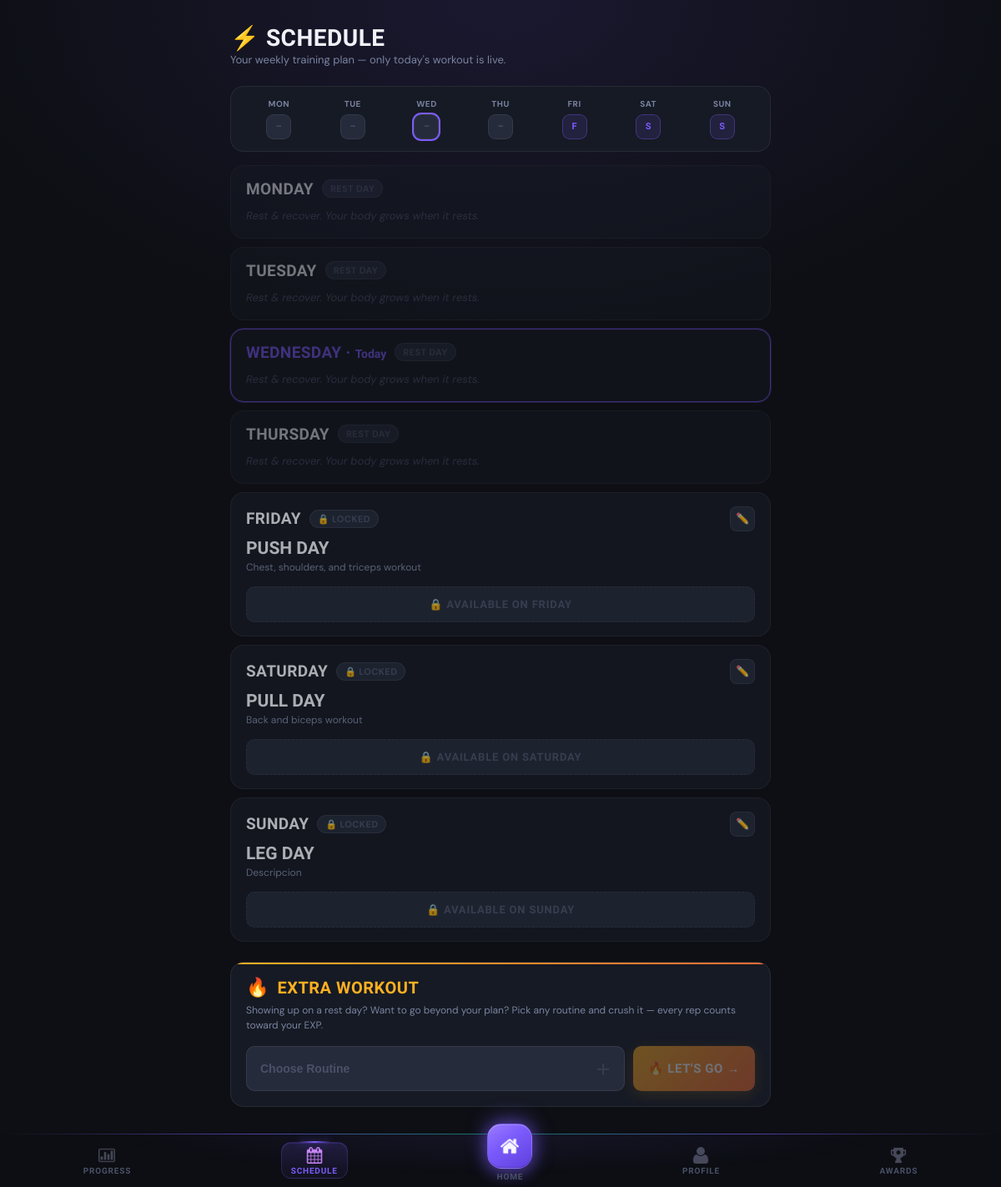
Page /schedule (signed in) on the committed database.
### tables this page shows
CREATE TABLE routines (
                routine_id INTEGER PRIMARY KEY AUTOINCREMENT,
                routine_name TEXT NOT NULL,
                description TEXT,
                created_by TEXT,
                created_date DATETIME DEFAULT CURRENT_TIMESTAMP,
                is_active BOOLEAN DEFAULT 1
            , difficulty_level TEXT CHECK(difficulty_level IN ('beginner','intermediate','advanced')) DEFAULT 'beginner', routine_type TEXT DEFAULT 'Full Body', `primary_muscle` TEXT, `main_class` TEXT);

### main.py (the view)
@app.route('/schedule')
@login_required
def schedule():
    client_id = session['client_id']
    client = Client.get_by_id(client_id)
    weekly_schedule = client.get_weekly_schedule()
    availability = client.get_availability()
    all_days = ['Monday', 'Tuesday', 'Wednesday', 'Thursday', 'Friday', 'Saturday', 'Sunday']
    today_name = date.today().strftime('%A')
    today      = date.today().strftime('%Y-%m-%d')
    session_ctrl = WorkoutSessionController()
    for day, routine_info in weekly_schedule.items():
        routine_id  = routine_info['routine_id']
        session_data = session_ctrl._get_session(client_id, routine_id, today)
        routine_info['status'] = session_data['status'] if session_data else 'not_started'
    db = DatabaseManager()
    all_routines = db.execute_query(
        "SELECT routine_id, routine_name, description FROM routines WHERE is_active=1 ORDER BY routine_name"
    )
    return render_template(
        'schedule.html',
        schedule=weekly_schedule,
        all_days=all_days,
        availability=availability,
        today_name=today_name,
        all_routines=all_routines,
    )

### controllers/workout_session_controller.py (called while the page is built)
    def _get_session(self, client_id, routine_id, workout_date):
        query = '''
            SELECT * FROM workout_sessions
            WHERE client_id=? AND routine_id=? AND workout_date=?
        '''
        result = self.db.execute_query(query, (client_id, routine_id, workout_date))
        return dict(result[0]) if result else None

### database/db_manager.py (called while the page is built)
    def connect(self):
        self.conn = sqlite3.connect(self.db_name)
        self.conn.row_factory = sqlite3.Row  # Access columns by name
        self.cursor = self.conn.cursor()

    def disconnect(self):
        if self.conn:
            self.conn.close()

    def execute_query(self, query, params=None):
        self.connect()
        if params:
            self.cursor.execute(query, params)
        else:
            self.cursor.execute(query)
        results = self.cursor.fetchall()
        self.disconnect()
        return results

### main.py (called while the page is built)
def login_required(f):
    @wraps(f)
    def decorated_function(*args, **kwargs):
        if 'client_id' not in session:
            return redirect(url_for('login'))
        return f(*args, **kwargs)
    return decorated_function

### models/client.py (called while the page is built)
    def get_availability(self):
        db = DatabaseManager()
        query = '''
            SELECT day_of_week FROM client_availability
            WHERE client_id=? AND is_available=1
        '''
        results = db.execute_query(query, (self.client_id,))
        return [row['day_of_week'] for row in results]

    def get_weekly_schedule(self):
        db = DatabaseManager()
        query = '''
            SELECT ra.day_of_week, r.routine_id, r.routine_name, r.description
            FROM routine_assignments ra
            JOIN routines r ON ra.routine_id = r.routine_id
            WHERE ra.client_id=? AND ra.is_active=1
        '''
        results = db.execute_query(query, (self.client_id,))
        return {row['day_of_week']: dict(row) for row in results}

### templates/schedule.html (shortened to what this page needs)
{% extends "base.html" %}
{% block content %}
{% set today_name = today_name | default('') %}
{% set day_shorts = {'Monday':'MON','Tuesday':'TUE','Wednesday':'WED','Thursday':'THU','Friday':'FRI','Saturday':'SAT','Sunday':'SUN'} %}
{% set day_order  = ['Monday','Tuesday','Wednesday','Thursday','Friday','Saturday','Sunday'] %}
{% set today_idx = namespace(value=-1) %}
{% for d in day_order %}{% if d == today_name %}{% set today_idx.value = loop.index0 %}{% endif %}{% endfor %}
<div class="page-header">
    <h1>⚡ Schedule</h1>
    <p>Your weekly training plan — only today's workout is live.</p>
</div>
<div class="week-strip">
    {% for day in all_days %}
    {% set short = day_shorts[day] %}
    <div class="week-day-chip">
        <span class="week-day-lbl">{{ short }}</span>
        {% if day in schedule %}
            {% set st = schedule[day].status if 'status' in schedule[day] else 'not_started' %}
            <div class="week-day-dot has-routine {% if st=='completed' %}is-done{% endif %} {% if day==today_name %}is-today{% endif %}">
                {% if st=='completed' %}✓{% else %}{{ short[0] }}{% endif %}
            </div>
        {% else %}
            <div class="week-day-dot {% if day==today_name %}is-today{% endif %}">–</div>
        {% endif %}
    </div>
    {% endfor %}
</div>
{% for day in all_days %}
{% set is_today  = (day == today_name) %}
{% set loop_idx  = loop.index0 %}
{% set is_past   = (today_idx.value > -1 and loop_idx < today_idx.value) %}
{% set is_future = (today_idx.value > -1 and loop_idx > today_idx.value) %}
{% set is_rest   = (day not in schedule and day not in availability) %}
<div class="day-card
    {% if is_today %}is-today{% elif is_past %}is-past{% elif is_future %}is-future{% endif %}
    {% if is_rest %}rest-only{% endif %}">
    <div class="day-header">
        <div class="day-header-left">
            <div class="day-name {% if is_today %}today-label{% endif %}">
                {{ day }}{% if is_today %} · <span style="font-size:14px;font-weight:700;letter-spacing:0;text-transform:none;">Today</span>{% endif %}
            </div>
            {% if day in schedule %}
                {% set st = schedule[day].status if 'status' in schedule[day] else 'not_started' %}
                {% if is_today %}
                    {% if st=='completed'   %}<span class="day-badge badge-done">✓ Done</span>
                    {% elif st=='in_progress' %}<span class="day-badge badge-progress">In Progress</span>
                    {% else %}<span class="day-badge badge-today">Today</span>{% endif %}
                {% else %}
                    {% if st=='completed' %}<span class="day-badge badge-done">✓ Done</span>
                    {% else %}<span class="day-badge badge-locked">🔒 Locked</span>{% endif %}
                {% endif %}
            {% elif day in availability %}
                <span class="day-badge badge-rest">No Routine</span>
            {% else %}
                <span class="day-badge badge-rest">Rest Day</span>
            {% endif %}
        </div>
        {% if day in schedule or day in availability %}
        <button class="btn-edit-day" title="Change routine"
                onclick="openPicker('schedule','{{ day }}',{{ schedule[day].routine_id if day in schedule else 'null' }})">✏️</button>
        {% endif %}
    </div>
    {% if day in schedule %}
        <div class="routine-name">{{ schedule[day].routine_name }}</div>
        <div class="routine-desc">{{ schedule[day].description or 'Ready to train.' }}</div>
        {% set st = schedule[day].status if 'status' in schedule[day] else 'not_started' %}
        {% if st=='completed' %}
            <a href="{{ url_for('workout', routine_id=schedule[day].routine_id) }}" class="btn-day btn-day-done">✓ Completed</a>
        {% elif st=='in_progress' and is_today %}
            <a href="{{ url_for('workout', routine_id=schedule[day].routine_id) }}" class="btn-day btn-day-continue">▶ Continue →</a>
        {% elif is_today %}
            <a href="{{ url_for('workout', routine_id=schedule[day].routine_id) }}" class="btn-day btn-day-start">⚡ Start Workout</a>
        {% else %}
            <button class="btn-day btn-day-locked" disabled>🔒 Available on {{ day }}</button>
        {% endif %}
    {% elif day in availability %}
        <div class="no-routine-text">You're available to train — no routine assigned yet.</div>
        <button class="btn-add-routine" onclick="openPicker('schedule','{{ day }}',null)">＋ Assign Routine</button>
    {% else %}
        <div class="rest-text">Rest & recover. Your body grows when it rests.</div>
    {% endif %}
</div>
{% endfor %}
<div class="extra-workout-section">
    <div class="extra-workout-header">
        <span class="extra-workout-icon">🔥</span>
        <span class="extra-workout-title">Extra Workout</span>
    </div>
    <p class="extra-workout-sub">
        Showing up on a rest day? Want to go beyond your plan?
        Pick any routine and crush it — every rep counts toward your EXP.
    </p>
    <div class="extra-workout-actions">
        <button class="btn-extra-pick" onclick="openPicker('extra',null,null)">
            <span id="extra-picker-label">Choose Routine</span>
            <span class="btn-extra-pick-icon">＋</span>
        </button>
        <a id="extra-start-btn" href="#" class="btn-extra-start">🔥 Let's Go →</a>
    </div>
</div>
{% endblock %}

### templates/base.html (style rules this page uses)
:root { --brand: #7c5cfc; --brand-glow: rgba(124, 92, 252, 0.35); --brand-dim: rgba(124, 92, 252, 0.12); --green: #00e5a0; --green-glow: rgba(0, 229, 160, 0.3); --amber: #ffb020; --red: #ff4757; --bg: #0d0f14; --surface: #161a24; --surface-2: #1e2330; --surface-3: #252b3b; --border: rgba(255,255,255,0.07); --border-2: rgba(255,255,255,0.12); --text: #f0f2f8; --text-muted: #7a84a0; --text-dim: #4a5168; --radius: 16px; --radius-sm: 10px; --font-display:'Barlow Condensed', sans-serif; --font-body: 'DM Sans', sans-serif; --nav-height: 64px; }
*, *::before, *::after { margin: 0; padding: 0; box-sizing: border-box; }
body { font-family: var(--font-body); background: var(--bg); color: var(--text); min-height: 100vh; padding-top: 16px; padding-bottom: calc(var(--nav-height) + 32px); background-image: radial-gradient(ellipse 80% 40% at 50% 0%, rgba(124,92,252,0.12) 0%, transparent 70%); }
h1, h2, h3 { font-family: var(--font-display); color: var(--text); text-transform: uppercase; letter-spacing: 0.5px; font-weight: 800; }
h1 { font-size: 32px; line-height: 1; margin-bottom: 6px; }
p { color: var(--text-muted); font-size: 14px; line-height: 1.6; }

### rows in the picture
routines: routine_name "PUSH DAY", description "Chest, shoulders, and triceps workout"
routines: routine_name "PULL DAY", description "Back and biceps workout"
routines: routine_name "LEG DAY", description "Descripcion"

### other values in the picture
{{ short }} "MON" "TUE" "WED" "THU" "FRI" "SAT" "SUN"
{{ short[0] }} "F" "S" "S"
{{ day }} "MONDAY" "TUESDAY" "WEDNESDAY" "THURSDAY" "FRIDAY" "SATURDAY" "SUNDAY"
{{ day }} "FRIDAY" "SATURDAY" "SUNDAY"
